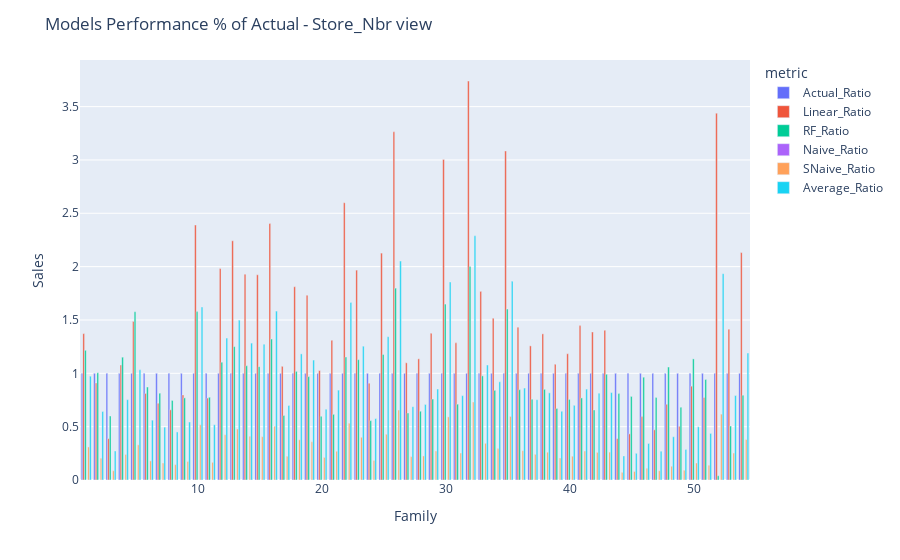

The notebook cell saved with this chart:
### Code cell
### Adding the % of Actual ratio for all models
merged_data['Actual_Ratio'] = merged_data['Actual']/merged_data['Actual']
merged_data['Linear_Ratio'] = merged_data['pred_linear']/merged_data['Actual']
merged_data['RF_Ratio'] = merged_data['pred_RF']/merged_data['Actual']
merged_data['Naive_Ratio'] = merged_data['pred_Naive']/merged_data['Actual']
merged_data['SNaive_Ratio'] = merged_data['pred_SNaive']/merged_data['Actual']
merged_data['Average_Ratio'] = merged_data['pred_Average']/merged_data['Actual']
#Melt the data to show it as an histogram
melted_data = merged_data.melt(id_vars="store_nbr", value_vars=["Actual_Ratio","Linear_Ratio", "RF_Ratio",'Naive_Ratio','SNaive_Ratio','Average_Ratio'], var_name="metric", value_name="value")

hist = px.bar(melted_data, x="store_nbr", y="value", color="metric", barmode="group")
hist.update_layout(title='Models Performance '+ '%' + ' of Actual - Store_Nbr view', xaxis_title='Family', yaxis_title='Sales')
hist.show()

### Figure 1 — Plotly figure (JSON) as saved in the notebook; plotly's stock layout.template omitted (floating-point values rounded to 4 significant figures)
{"data": [{"alignmentgroup": "True", "hovertemplate": "metric=Actual_Ratio<br>store_nbr=%{x}<br>value=%{y}<extra></extra>", "legendgroup": "Actual_Ratio", "marker": {"color": "#636efa", "pattern": {"shape": ""}}, "name": "Actual_Ratio", "offsetgroup": "Actual_Ratio", "orientation": "v", "showlegend": true, "textposition": "auto", "type": "bar", "x": [1, 2, 3, 4, 5, 6, 7, 8, 9, 10, 11, 12, 13, 14, 15, 16, 17, 18, 19, 20, 21, 22, 23, 24, 25, 26, 27, 28, 29, 30, 31, 32, 33, 34, 35, 36, 37, 38, 39, 40, 41, 42, 43, 44, 45, 46, 47, 48, 49, 50, 51, 52, 53, 54], "xaxis": "x", "y": [1, 1, 1, 1, 1, 1, 1, 1, 1, 1, 1, 1, 1, 1, 1, 1, 1, 1, 1, 1, 1, 1, 1, 1, 1, 1, 1, 1, 1, 1, 1, 1, 1, 1, 1, 1, 1, 1, 1, 1, 1, 1, 1, 1, 1, 1, 1, 1, 1, 1, 1, 1, 1, 1], "yaxis": "y"}, {"alignmentgroup": "True", "hovertemplate": "metric=Linear_Ratio<br>store_nbr=%{x}<br>value=%{y}<extra></extra>", "legendgroup": "Linear_Ratio", "marker": {"color": "#EF553B", "pattern": {"shape": ""}}, "name": "Linear_Ratio", "offsetgroup": "Linear_Ratio", "orientation": "v", "showlegend": true, "textposition": "auto", "type": "bar", "x": [1, 2, 3, 4, 5, 6, 7, 8, 9, 10, 11, 12, 13, 14, 15, 16, 17, 18, 19, 20, 21, 22, 23, 24, 25, 26, 27, 28, 29, 30, 31, 32, 33, 34, 35, 36, 37, 38, 39, 40, 41, 42, 43, 44, 45, 46, 47, 48, 49, 50, 51, 52, 53, 54], "xaxis": "x", "y": [1.372, 0.9102, 0.3879, 1.078, 1.486, 0.8114, 0.7201, 0.658, 0.7979, 2.39, 0.7681, 1.982, 2.242, 1.93, 1.924, 2.404, 1.065, 1.812, 1.731, 1.026, 1.31, 2.599, 1.967, 0.9067, 2.127, 3.264, 1.099, 1.136, 1.375, 3.005, 1.286, 3.74, 1.768, 1.517, 3.084, 1.433, 1.257, 1.37, 1.085, 1.184, 1.447, 1.388, 1.404, 0.3882, 0.4323, 0.5942, 0.4704, 0.7089, 0.5034, 0.8797, 0.7732, 3.439, 1.413, 2.131], "yaxis": "y"}, {"alignmentgroup": "True", "hovertemplate": "metric=RF_Ratio<br>store_nbr=%{x}<br>value=%{y}<extra></extra>", "legendgroup": "RF_Ratio", "marker": {"color": "#00cc96", "pattern": {"shape": ""}}, "name": "RF_Ratio", "offsetgroup": "RF_Ratio", "orientation": "v", "showlegend": true, "textposition": "auto", "type": "bar", "x": [1, 2, 3, 4, 5, 6, 7, 8, 9, 10, 11, 12, 13, 14, 15, 16, 17, 18, 19, 20, 21, 22, 23, 24, 25, 26, 27, 28, 29, 30, 31, 32, 33, 34, 35, 36, 37, 38, 39, 40, 41, 42, 43, 44, 45, 46, 47, 48, 49, 50, 51, 52, 53, 54], "xaxis": "x", "y": [1.216, 1.005, 0.6001, 1.151, 1.578, 0.8717, 0.8135, 0.7456, 0.7697, 1.578, 0.7756, 1.105, 1.25, 1.071, 1.063, 1.321, 0.6046, 1.018, 0.969, 0.5966, 0.6155, 1.152, 1.128, 0.5564, 1.176, 1.798, 0.6275, 0.6447, 0.7586, 1.649, 0.7107, 2.002, 0.9762, 0.8403, 1.603, 0.8465, 0.7576, 0.8498, 0.6711, 0.7552, 0.7693, 0.6563, 0.9911, 0.8103, 0.7834, 0.9635, 0.7742, 1.059, 0.6813, 1.135, 0.9423, 0.04012, 0.5062, 0.7943], "yaxis": "y"}, {"alignmentgroup": "True", "hovertemplate": "metric=Naive_Ratio<br>store_nbr=%{x}<br>value=%{y}<extra></extra>", "legendgroup": "Naive_Ratio", "marker": {"color": "#ab63fa", "pattern": {"shape": ""}}, "name": "Naive_Ratio", "offsetgroup": "Naive_Ratio", "orientation": "v", "showlegend": true, "textposition": "auto", "type": "bar", "x": [1, 2, 3, 4, 5, 6, 7, 8, 9, 10, 11, 12, 13, 14, 15, 16, 17, 18, 19, 20, 21, 22, 23, 24, 25, 26, 27, 28, 29, 30, 31, 32, 33, 34, 35, 36, 37, 38, 39, 40, 41, 42, 43, 44, 45, 46, 47, 48, 49, 50, 51, 52, 53, 54], "xaxis": "x", "y": [0, 0, 0, 0, 0, 0, 0, 0, 0, 0, 0, 0, 0, 0, 0, 0, 0, 0, 0, 0, 0, 0, 0, 0, 0, 0, 0, 0, 0, 0, 0, 0, 0, 0, 0, 0, 0, 0, 0, 0, 0, 0, 0, 0, 0, 0, 0, 0, 0, 0, 0, 0, 0, 0], "yaxis": "y"}, {"alignmentgroup": "True", "hovertemplate": "metric=SNaive_Ratio<br>store_nbr=%{x}<br>value=%{y}<extra></extra>", "legendgroup": "SNaive_Ratio", "marker": {"color": "#FFA15A", "pattern": {"shape": ""}}, "name": "SNaive_Ratio", "offsetgroup": "SNaive_Ratio", "orientation": "v", "showlegend": true, "textposition": "auto", "type": "bar", "x": [1, 2, 3, 4, 5, 6, 7, 8, 9, 10, 11, 12, 13, 14, 15, 16, 17, 18, 19, 20, 21, 22, 23, 24, 25, 26, 27, 28, 29, 30, 31, 32, 33, 34, 35, 36, 37, 38, 39, 40, 41, 42, 43, 44, 45, 46, 47, 48, 49, 50, 51, 52, 53, 54], "xaxis": "x", "y": [0.31, 0.2048, 0.08671, 0.2401, 0.3295, 0.1791, 0.1582, 0.1439, 0.1737, 0.5177, 0.1656, 0.4245, 0.4781, 0.409, 0.406, 0.5041, 0.2227, 0.3771, 0.3589, 0.2118, 0.2693, 0.5321, 0.4006, 0.1839, 0.4287, 0.6552, 0.2192, 0.2257, 0.2716, 0.5917, 0.2521, 0.7309, 0.344, 0.2942, 0.5958, 0.2753, 0.2406, 0.2607, 0.2057, 0.2231, 0.2717, 0.2591, 0.2613, 0.07192, 0.07983, 0.1093, 0.08624, 0.1295, 0.09151, 0.1593, 0.1394, 0.6176, 0.2524, 0.3793], "yaxis": "y"}, {"alignmentgroup": "True", "hovertemplate": "metric=Average_Ratio<br>store_nbr=%{x}<br>value=%{y}<extra></extra>", "legendgroup": "Average_Ratio", "marker": {"color": "#19d3f3", "pattern": {"shape": ""}}, "name": "Average_Ratio", "offsetgroup": "Average_Ratio", "orientation": "v", "showlegend": true, "textposition": "auto", "type": "bar", "x": [1, 2, 3, 4, 5, 6, 7, 8, 9, 10, 11, 12, 13, 14, 15, 16, 17, 18, 19, 20, 21, 22, 23, 24, 25, 26, 27, 28, 29, 30, 31, 32, 33, 34, 35, 36, 37, 38, 39, 40, 41, 42, 43, 44, 45, 46, 47, 48, 49, 50, 51, 52, 53, 54], "xaxis": "x", "y": [0.9731, 0.6422, 0.2723, 0.753, 1.033, 0.5611, 0.4955, 0.4505, 0.5436, 1.621, 0.5183, 1.331, 1.498, 1.283, 1.273, 1.583, 0.6985, 1.182, 1.124, 0.6632, 0.8426, 1.665, 1.254, 0.5754, 1.343, 2.053, 0.6877, 0.7079, 0.8528, 1.856, 0.7905, 2.289, 1.078, 0.9205, 1.864, 0.8619, 0.7531, 0.8169, 0.6443, 0.6998, 0.852, 0.8135, 0.8195, 0.2257, 0.2503, 0.3426, 0.2701, 0.4054, 0.2867, 0.4989, 0.4367, 1.934, 0.7919, 1.189], "yaxis": "y"}], "layout": {"barmode": "group", "legend": {"title": {"text": "metric"}, "tracegroupgap": 0}, "margin": {"t": 60}, "title": {"text": "Models Performance % of Actual - Store_Nbr view"}, "xaxis": {"anchor": "y", "domain": [0, 1], "title": {"text": "Family"}}, "yaxis": {"anchor": "x", "domain": [0, 1], "title": {"text": "Sales"}}}}
